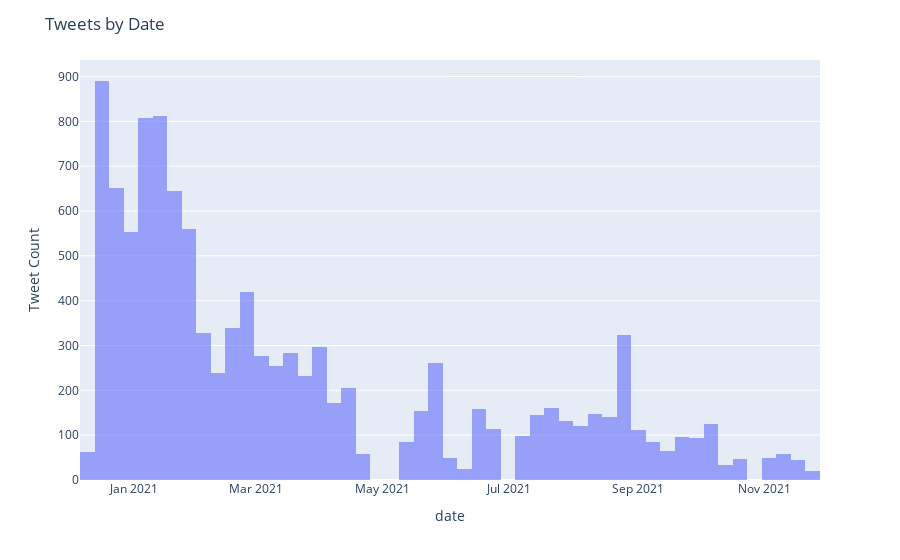

Source (notebook cell):
### Code cell
# No of tweets over the time
fig = px.histogram(df,x='date', nbins=100,hover_data=['date'],opacity=0.6)
fig.update_layout(yaxis_title='Tweet Count', title='Tweets by Date')

### Figure 1 — Plotly figure (JSON) as saved in the notebook; plotly's stock layout.template omitted (floating-point values rounded to 4 significant figures; data arrays with more than 128 entries replaced by an {"elided": "..."} marker saying what was removed)
{"data": [{"alignmentgroup": "True", "bingroup": "x", "hovertemplate": "date=%{x}<br>count=%{y}<extra></extra>", "legendgroup": "", "marker": {"color": "#636efa", "opacity": 0.6, "pattern": {"shape": ""}}, "name": "", "nbinsx": 100, "offsetgroup": "", "orientation": "v", "showlegend": false, "type": "histogram", "x": {"elided": "11020 str values"}, "xaxis": "x", "yaxis": "y"}], "layout": {"barmode": "relative", "legend": {"tracegroupgap": 0}, "margin": {"t": 60}, "title": {"text": "Tweets by Date"}, "xaxis": {"anchor": "y", "domain": [0, 1], "title": {"text": "date"}}, "yaxis": {"anchor": "x", "domain": [0, 1], "title": {"text": "Tweet Count"}}}}
